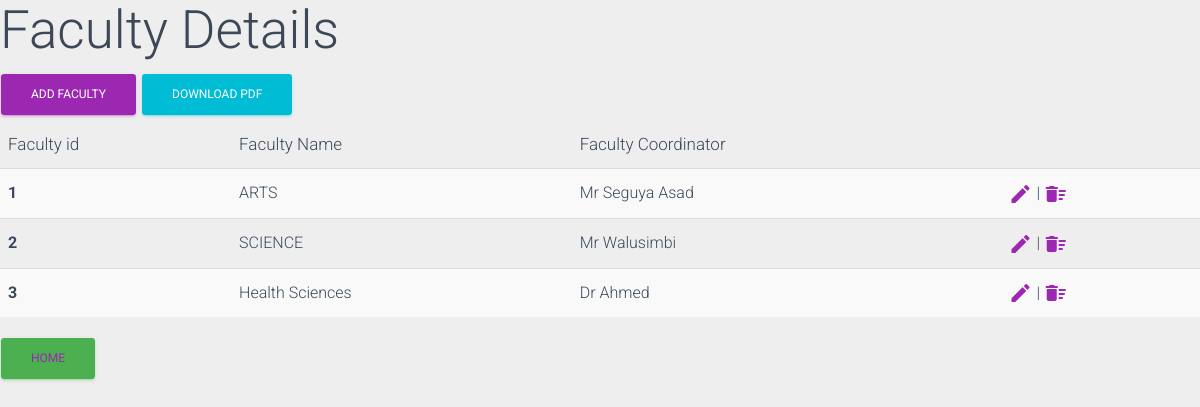
The page /faculty/add_faculty/ on the database as committed earlier.
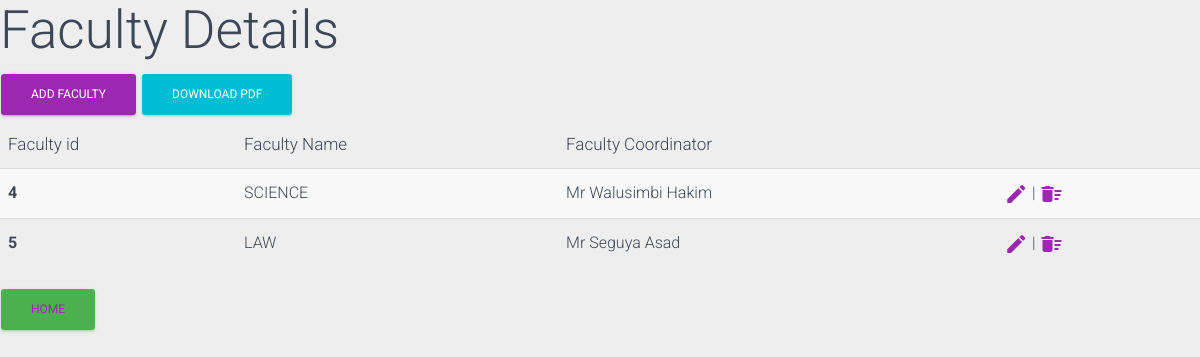
The same page on the database as committed later.
### exam/models.py (models this page shows, shortened)
class Faculty(models.Model):
    Faculty_Name = models.CharField(max_length=200)
    Faculty_Coordinator = models.CharField(max_length=100)

### exam/views.py (the view)
# urls.py: path('faculty/add_faculty/', add_faculty_view, name="add_faculty_page"),
def add_faculty_view(request):
    message =""
    if request.method == "POST":
        faculty_form = FacultyForm(request.POST)
        if faculty_form.is_valid():
            faculty_form.save()
            message="Faculty Added Successfully"
    else:
        faculty_form = FacultyForm()
    messages.success(request, message)
    faculty = Faculty.objects.all()
    context ={
        'form':faculty_form,
        'msg':message,
        'faculty':faculty,
    }
    return render(request, "faculty/add_faculty.html", context)

### exam/templates/faculty/add_faculty.html (shortened to what this page needs)
<!DOCTYPE html>
<html lang="en">
<head>
    {% load crispy_forms_tags %}
    <link rel="stylesheet" href="https://maxcdn.bootstrapcdn.com/font-awesome/latest/css/font-awesome.min.css">
    <link href="/static/assets/css/material-dashboard.css?v=2.1.2" rel="stylesheet" />
</head>
<body>
    <h1>Faculty Details</h1>
    <button type="button" class="btn btn-primary" data-toggle="modal" data-target="#exampleModal">
        ADD FACULTY
    </button>
    <a href="{% url 'faculty_pdf_page' %}">
        <button class="btn btn-info">Download Pdf</button>
    </a>
    <table class="table table-striped">
        <thead>
            <th scope="col">Faculty id</th>
            <th scope="col">Faculty Name</th>
            <th scope="col">Faculty Coordinator</th>
        </thead>
        <tbody>
            {% for faculty in faculty %}
                <tr>
                    <th scope="row">{{faculty.id}}</th>
                    <td>{{faculty.Faculty_Name}}</td>
                    <td>{{faculty.Faculty_Coordinator}}</td>
                    <td>
                        <a href="{% url 'edit_faculty_page' faculty.id %}">
                            <i class="material-icons">edit</i>
                        </a> |
                        <a href="{% url 'delete_faculty_page' faculty.id %}"
                            onclick="return confirm('Press OK to delete this Faculty')">
                            <i class="material-icons">delete_sweep</i>
                        </a>
                    </td>
                </tr>
            {% endfor %}
        </tbody>
    </table>
    <button class="btn btn-success"><a href="{% url 'home_page' %}">Home</a></button>
</body>
</html>

Rows that differ between the two databases and show on the page:
removed Faculty: id "1", Faculty_Name "ARTS", Faculty_Coordinator "Mr Seguya Asad"
removed Faculty: id "2", Faculty_Name "SCIENCE", Faculty_Coordinator "Mr Walusimbi"
removed Faculty: id "3", Faculty_Name "Health Sciences", Faculty_Coordinator "Dr Ahmed"
added Faculty: id "4", Faculty_Name "SCIENCE", Faculty_Coordinator "Mr Walusimbi Hakim"
added Faculty: id "5", Faculty_Name "LAW", Faculty_Coordinator "Mr Seguya Asad"
